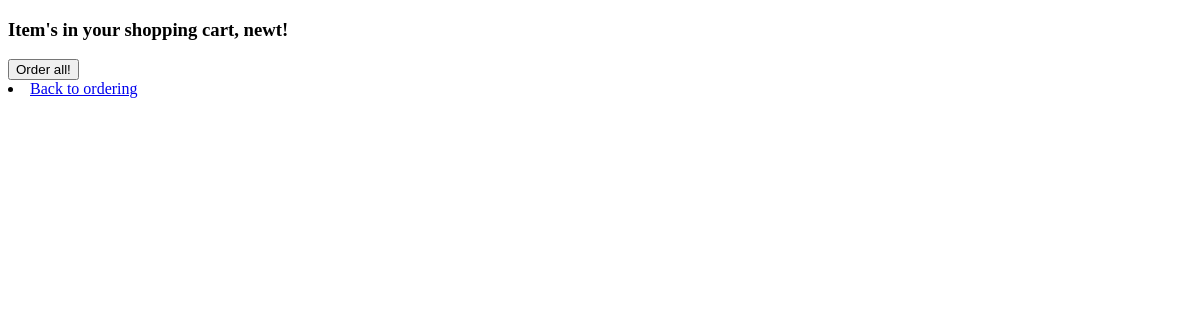
The app's page /cart (signed in), older data.
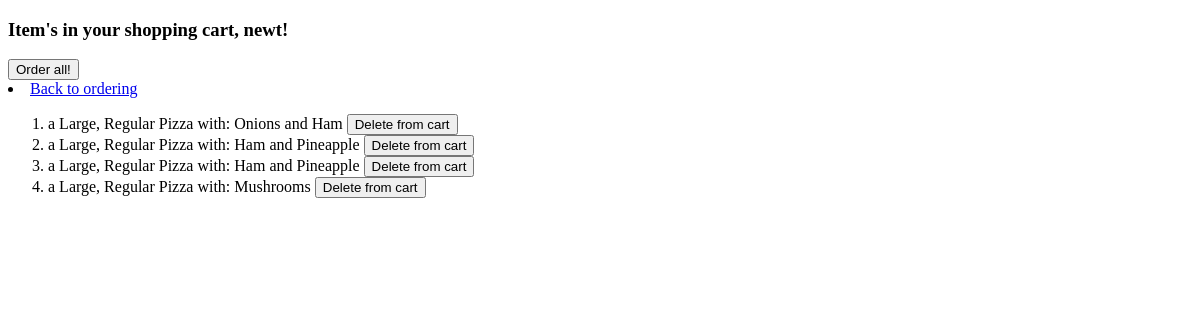
The same page, newer data.
### orders/models.py (models this page shows)
class Order(models.Model):
    user = models.ForeignKey(User, on_delete=models.CASCADE)
    orders =  models.ManyToManyField(OrderItem, blank = True, related_name='order')
    progress = models.DecimalField(max_digits=3, decimal_places=2, default = 0)
    def __str__(self):
        for item in self.orders.all():
            return item.__str__()

class OrderItem(models.Model):
    pizza = models.ForeignKey(Pizza, on_delete=models.CASCADE, null = True)
    sub =  models.ForeignKey(Sub, on_delete=models.CASCADE, null = True)
    pasta =  models.ForeignKey(Pasta, on_delete=models.CASCADE, null = True)
    salad =  models.ForeignKey(Salad, on_delete=models.CASCADE, null = True)
    platter =  models.ForeignKey(Platter, on_delete=models.CASCADE, null = True)
    def __str__(self):
        list = [self.pizza, self.sub, self.pasta, self.salad, self.platter]
        for item in list:
            if(item is not None):
                return item.__str__()

class Pizza(models.Model):
    SIZE_CHOICES = [
        ('S', 'Small'),
        ('L', 'Large'),
    ]
    TYPES_CHOICES = [
        ('R', 'Regular'),
        ('S', 'Sicilian'),
    ]
    size = models.CharField(
        max_length=1,
        choices=SIZE_CHOICES,
        default='S',
    )
    type = models.CharField(
        max_length=1,
        choices=TYPES_CHOICES,
        default='R',
    )
    toppings = models.ManyToManyField(Topping, blank = True, related_name='pizzas')
    cost = models.DecimalField(max_digits=4, decimal_places=2)
    def __str__(self):
        alltoppings = "";
        for topping in self.toppings.all():
            alltoppings += topping.__str__() + ' and '
        alltoppings = alltoppings[:-4]
        if(alltoppings == ""):
            alltoppings = "no toppings"
        return f"a {self.get_size_display()}, {self.get_type_display()} Pizza with: {alltoppings}";

class Topping(models.Model):
    name = models.CharField(max_length = 64)
    def __str__(self):
        return self.name;

### orders/views.py (the view)
# urls.py: path("cart", views.cart_view, name = "cart")
def cart_view(request):
    user = request.user
    context = {
        'user' : user,
        "orders" : Order.objects.filter(user = user)
    }
    print(context)
    return render(request,"orders/cart.html", context)

### orders/templates/orders/cart.html (shortened to what this page needs)
<!DOCTYPE HTML>
<html>
  <head>
  </head>
  <body>
    <h3>Item's in your shopping cart, {{user}}!</h3>
    <button>Order all!</button>
    <li><a href="{% url 'shop' %}">Back to ordering</a></li>
    <ol>
    {% for order in orders %}
      <li>
        {{ order }}
        <button name="button">Delete from cart</button>
      </li>
    {% endfor %}
      </ol>
  </body>
<html>

Row changes from the older to the newer data that the page shows:
added Order: id.type "a Large, Regular Pizza with: Onions and Ham"
added Order: id.type "a Large, Regular Pizza with: Ham and Pineapple"
added Order: id.type "a Large, Regular Pizza with: Ham and Pineapple"
added Order: id.type "a Large, Regular Pizza with: Mushrooms"
